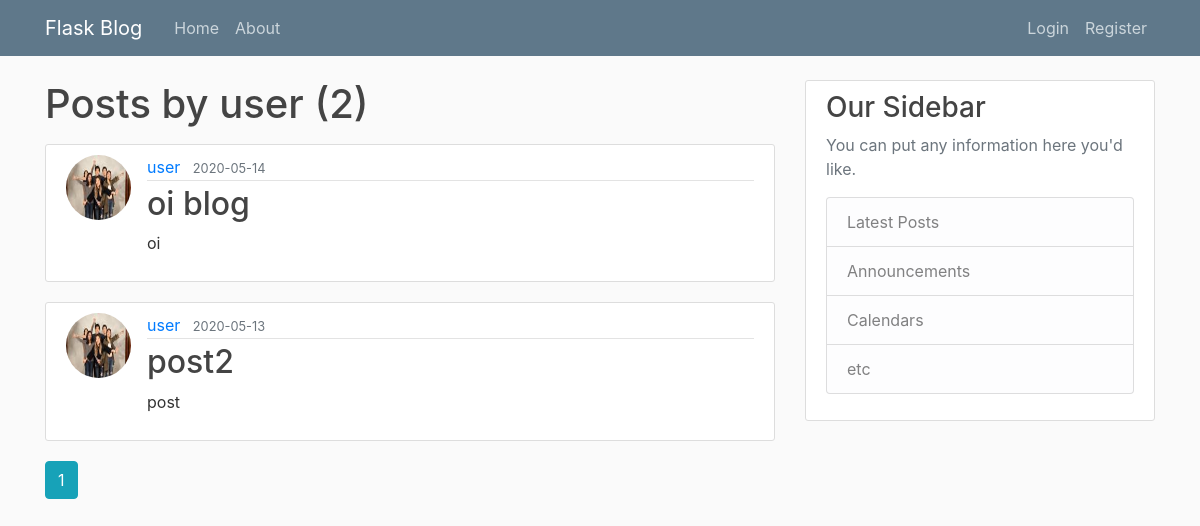
The app's page /user/user with its own data.
### app/models.py (models this page shows, shortened)
class User(db.Model, UserMixin):
    id = db.Column(db.Integer, primary_key=True)
    username = db.Column(db.String(20), unique=True, nullable=False)
    email = db.Column(db.String(120), unique=True, nullable=False)
    image_file = db.Column(db.String(20), nullable=False, default='default.jpg')
    password = db.Column(db.String(60), nullable=False)
    posts = db.relationship('Post', backref='author', lazy=True)

class Post(db.Model):
    id = db.Column(db.Integer, primary_key=True)
    title = db.Column(db.String(100), nullable=False)
    date_posted = db.Column(db.DateTime, nullable=False, default=datetime.utcnow)
    content = db.Column(db.Text, nullable=False)
    user_id = db.Column(db.Integer, db.ForeignKey('user.id'), nullable=False)

### app/users/routes.py (the view)
@users.route('/user/<string:username>')
def user_posts(username):
    page = request.args.get('page', 1, type=int)
    user = User.query.filter_by(username=username).first_or_404()
    posts = Post.query.filter_by(author=user)\
        .order_by(Post.date_posted.desc())\
        .paginate(page=page, per_page=5)
    return render_template('user_posts.html', posts=posts, user=user)

### app/templates/user_posts.html
{% extends "layout.html" %}
{% block content %}
    <h1 class="mb-3">Posts by {{ user.username }} ({{ posts.total }})</h1>
    {% for post in posts.items %}
        <article class="media content-section">
            <img class="rounded-circle article-img" src="{{ url_for('static', filename='profile_pics/'+ post.author.image_file) }}">
            <div class="media-body">
                <div class="article-metadata">
                  <a class="mr-2" href="{{ url_for('users..user_posts', username=post.author.username) }}">{{ post.author.username }}</a>
                  <small class="text-muted">{{ post.date_posted.strftime('%Y-%m-%d') }}</small>
                </div>
                <h2><a class="article-title" href="{{ url_for('posts.post', post_id=post.id)}}">{{ post.title }}</a></h2>
                <p class="article-content">{{ post.content }}</p>
            </div>
        </article>
    {% endfor %}
    {% for page_num in posts.iter_pages(left_edge=1, right_edge=1, left_current=1, right_current=2) %}
        {% if page_num %}
            {% if page_num == posts.page%}
                <a class = "btn btn-info mb-4" href="{{ url_for('users.user_posts', username=user.username, page=page_num) }}">{{ page_num }}</a>
            {% else %}
                <a class = "btn btn-outline-info mb-4" href="{{ url_for('users.user_posts', username=user.username, page=page_num) }}">{{ page_num }}</a>
            {% endif %}
        {% else %}
            ...
        {% endif %}
    {% endfor %}
{% endblock content %}

### app/static/main.css (style rules this page uses)
body { background: #fafafa; color: #333333; margin-top: 5rem; }
h1, h2, h3, h4, h5, h6 { color: #444444; }
.content-section { background: #ffffff; padding: 10px 20px; border: 1px solid #dddddd; border-radius: 3px; margin-bottom: 20px; }
.article-title { color: #444444; }
.article-content { white-space: pre-line; }
.article-img { height: 65px; width: 65px; margin-right: 16px; }
.article-metadata { padding-bottom: 1px; margin-bottom: 4px; border-bottom: 1px solid #e3e3e3 }

### records on screen
User: username "user"
Post: image_file (picture), author.username "user", date_posted "2020-05-14", title "oi blog", content "oi"
Post: image_file (picture), author.username "user", date_posted "2020-05-13", title "post2", content "post"

### other values on screen
{{ posts.total }} "2"
{{ page_num }} "1"
